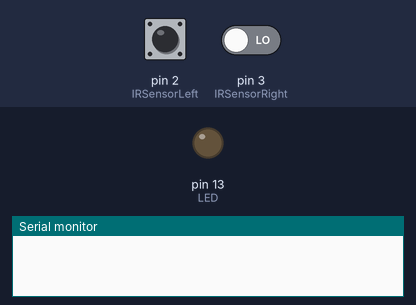
Simulated run of this sketch. Board: Arduino Uno, built with avr-gcc and run on an emulated ATmega328P. Parts: output pins drawn as LEDs (lit = HIGH), the last lines printed to the serial monitor. The test bench sets the inputs (shaded band); at power-on: pin 2 (IRSensorLeft) HIGH, pin 3 (IRSensorRight) LOW.

Above: at 1.2 s.
1.3 s: pin 2 (IRSensorLeft) driven LOW
At 2.4 s:
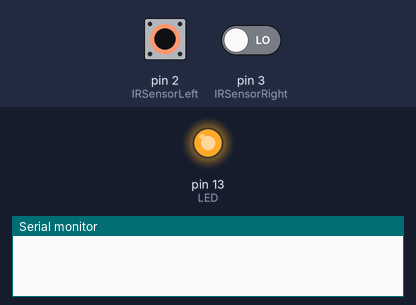
2.8 s: pin 2 (IRSensorLeft) driven HIGH
At 3.5 s:
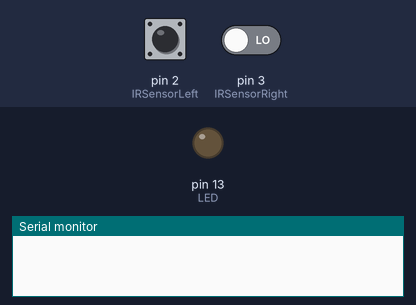
4.3 s: pin 2 (IRSensorLeft) pulsed LOW 5 times (0.12 s each, 0.3 s apart)
At 5.56 s:
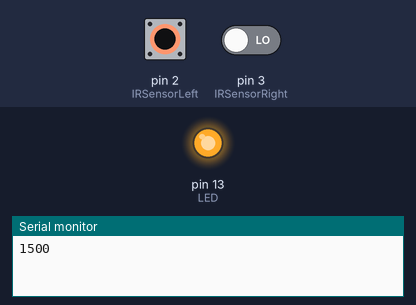
Timing chart, 0 to 7.3 s (numbered marks = the images above; inputs shaded):
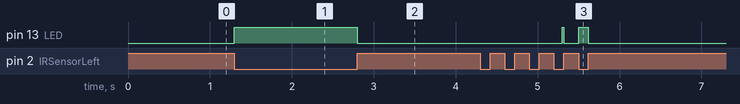

Measured:
- after the input at 1.3 s, pin 13 (LED): LOW → HIGH at once
- after the input at 2.8 s, pin 13 (LED): HIGH → LOW at once
- after the input at 4.3 s, pin 13 (LED): LOW → HIGH after 1.0 s, → LOW 0.02 s later, → HIGH 0.18 s later, → LOW 0.12 s later

The sketch:

IRTimer.ino
```cpp
int IRSensorLeft = 2;
int IRSensorRight = 3;
int LED = 13;
unsigned long time;

void setup()
{

  pinMode (IRSensorLeft, INPUT);
  pinMode (LED, OUTPUT);
  Serial.begin(9600);

}
int idle = 1; //initial stage is idle and not armed
int armed = 0;
unsigned long start_time=0;
unsigned long stop_time=0;
unsigned long elapsed_time=0;
unsigned long trigger_time=0;

void loop()
{
  int statusSensorLeft = digitalRead (IRSensorLeft);
  int statusSensorRight = digitalRead (IRSensorRight);

  if (statusSensorLeft == 0 && statusSensorRight == 0) // trigger the IR sensor
  {
    if (idle == 1)
    {
      trigger_time = millis();
      digitalWrite(LED, HIGH);
      //Serial.println("armed"); //armed
      armed = 1; // arm the timer
      idle = 0; // timer is no longer idle
    }

    // timer stop
    if (idle == 0 && armed == 0)
    {
      //Serial.println("ended");
      stop_time = millis();
      elapsed_time = stop_time - start_time;
      //Serial.println(stop_time);
      //Serial.println(start_time);
      Serial.println(elapsed_time);
      idle = 1;
      delay(1000);
    }

  }

  else if (statusSensorLeft == 1 || statusSensorRight == 1) {
    digitalWrite(LED, LOW);
    if (millis()-trigger_time < 300) //release too early
    {
      armed = 0;
      idle = 1; //resets timer
    }

    else if (idle == 0 && armed == 1) //timer start
    {
      //Serial.println("started");
      start_time = millis();
      armed = 0;
      delay(100);
    }

  }
}
```
